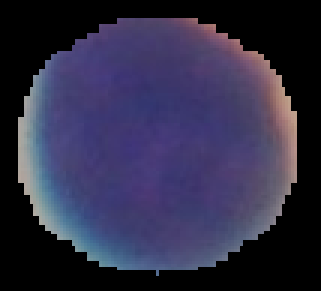
#> input picture Trabalho 2/dataset_linfocitos/linfocito00.png, 107 x 97 px (shown 3 times larger)
$ python MeanShift.py
#> lines starting #> are read from the running program, lines starting #| are printed output that depends on the picture
from PIL import Image
import numpy as np
from sklearn.cluster import MeanShift, estimate_bandwidth
import os


def redimensionar_imagem(imagem, max_pixels=1_000_000):
    altura, largura = imagem.shape[:2]
    total_pixels = altura * largura
    if total_pixels <= max_pixels:
        return imagem

    escala = np.sqrt(max_pixels / total_pixels)
    nova_tam = (int(largura * escala), int(altura * escala))
    return np.array(Image.fromarray(imagem).resize(nova_tam, Image.LANCZOS))


def to_data(img):
    for row in img:
        for pixel in row:
            yield tuple(pixel)


def mean_shift(data, bandwidth):
    ms = MeanShift(bandwidth=bandwidth, bin_seeding=True)
    ms.fit(data)
    labels = ms.labels_
    centers = ms.cluster_centers_
    return labels, centers


def make_shifted_img(shape, labels, centers):
    img = []
    color = (centers[la] for la in labels)
    for i in range(shape[0]):
        img.append([])
        for j in range(shape[1]):
            img[i].append([int(c) for c in next(color)])
    return np.array(img, dtype='uint8')


def segmentar_imagem_mean_shift(caminho_imagem, caminho_saida, quantil=0.1, amostras=500):
    try:
        imagem = Image.open(caminho_imagem).convert('RGB')
        array_img = np.array(imagem)
        array_img = redimensionar_imagem(array_img)

        dados = tuple(to_data(array_img))

        largura_banda = estimate_bandwidth(dados, quantile=quantil, n_samples=amostras)
        largura_banda = max(largura_banda, 0.1)

        print(f"Quantil usado: {quantil}, Largura de banda estimada: {largura_banda:.2f}")

        rotulos, centros = mean_shift(dados, largura_banda)

        num_clusters = len(np.unique(rotulos))
        print(f"Número de clusters encontrados: {num_clusters}")

        img_segmentada = make_shifted_img(array_img.shape[:2], rotulos, centros)

        Image.fromarray(img_segmentada).save(caminho_saida)
        print(f"Imagem segmentada salva em: {caminho_saida}")

        return num_clusters

    except Exception as e:
        print(f"Erro ao processar a imagem: {e}")
        return 0


def principal():
    caminho_imagem = input("Digite o caminho completo da imagem a ser processada: ")
#> the answer given: ../../../Trabalho 2/dataset_linfocitos/linfocito00.png

    if not os.path.isfile(caminho_imagem):
        print("Arquivo não encontrado!")
        return

    nome_base, extensao = os.path.splitext(caminho_imagem)
    caminho_saida = f"{nome_base}_mean_shift{extensao}"

    try:
        quantil = float(input("Digite o parâmetro quantil (0.01-0.2, padrão 0.1): ").strip() or 0.1)
#> the answer given: 1
    except ValueError:
        print("Valor inválido, usando padrão 0.1")
        quantil = 0.1

    quantil = np.clip(quantil, 0.01, 0.2)

    num_clusters = segmentar_imagem_mean_shift(caminho_imagem, caminho_saida, quantil)
#> in segmentar_imagem_mean_shift, `dados = tuple(to_data(array_img))`: dados = 10379 items, first 6: (0, 0, 0), (0, 0, 0), (0, 0, 0), (0, 0, 0), (0, 0, 0), (0, 0, 0)
#> in segmentar_imagem_mean_shift, `largura_banda = estimate_bandwidth(dados, quantile=quantil, n_samples=..`: largura_banda = 17.34
#| Quantil usado: 0.2, Largura de banda estimada: 17.34
#> in mean_shift, `labels = ms.labels_`: labels = 10379 values, max 8 at index 5660, min 0 at index 0, mean 0.982
#> in mean_shift, `centers = ms.cluster_centers_`: centers = [[0, 0, 0], [66.29, 60.01, 112.2], [101.6, 134.5, 154.2], [161.9, 163.3, 159.8], [130.6, 94.48, 109.4], [126.2, 148.7, 157.7], [147.9, 108.2, 113.6], [165.2, 128.4, 123.4], [135.8, 123.8, 130.1]]
#> in segmentar_imagem_mean_shift, `rotulos, centros = mean_shift(dados, largura_banda)`: rotulos has the same summary as labels in mean_shift; centros has the same summary as centers in mean_shift
#> in segmentar_imagem_mean_shift, `num_clusters = len(np.unique(rotulos))`: num_clusters = 9
#| Número de clusters encontrados: 9
#> after the loop in make_shifted_img, `for i in range(shape[0]):`: img = 97 items
#> in make_shifted_img, `return np.array(img, dtype='uint8')`:
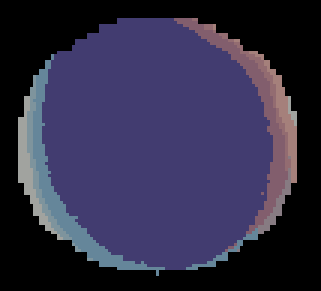
#> returned value: shape (97, 107, 3) (shown 3 times larger); mean of channels 0, 1, 2 48.3, 44.9, 71.5; drawn as R, G, B
#> num_clusters = 9
    print(f"\nSegmentação concluída com {num_clusters} cores distintas.")
#| Segmentação concluída com 9 cores distintas.


if __name__ == "__main__":
    principal()
